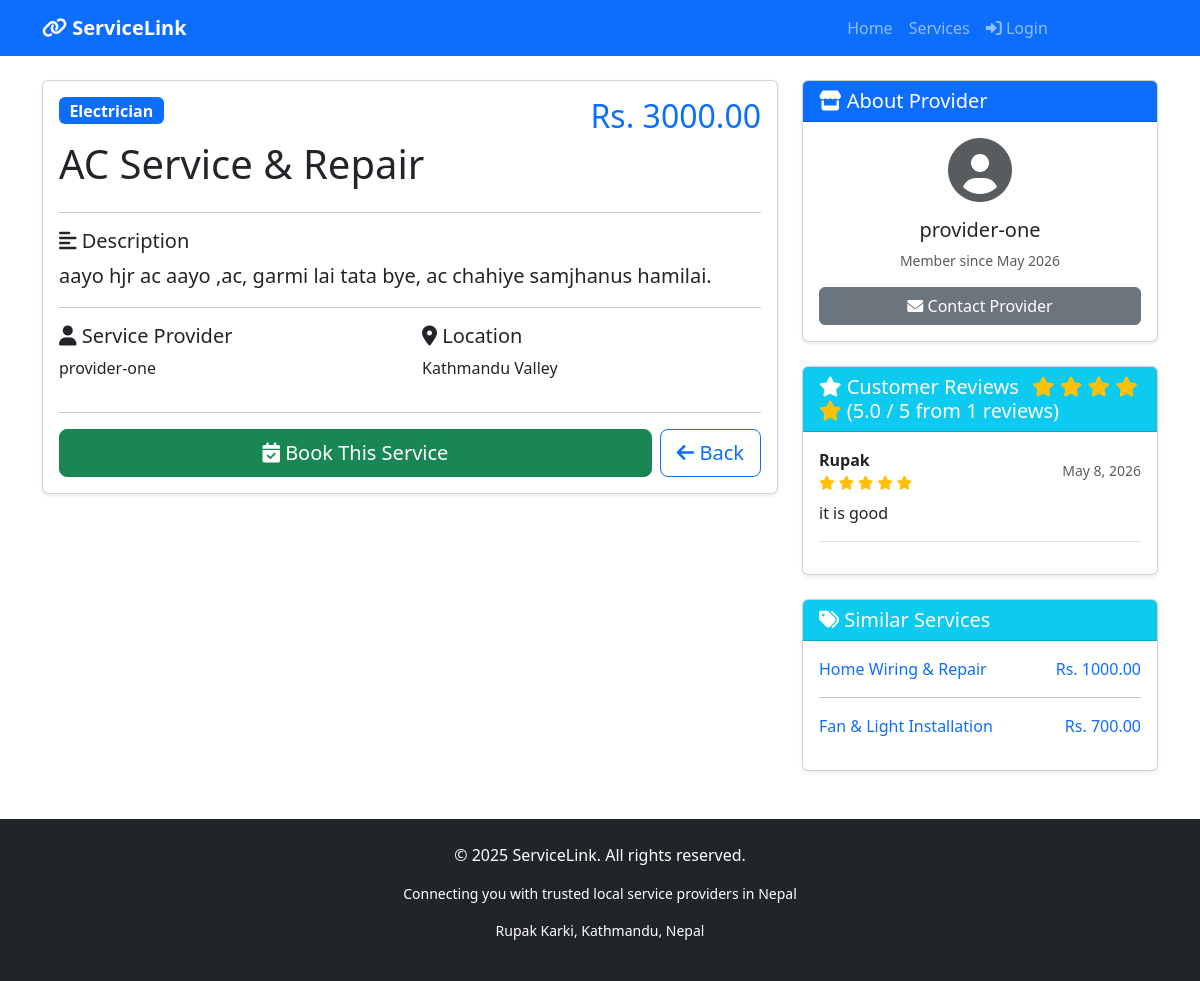
Page /services/6/ on the earlier database version.
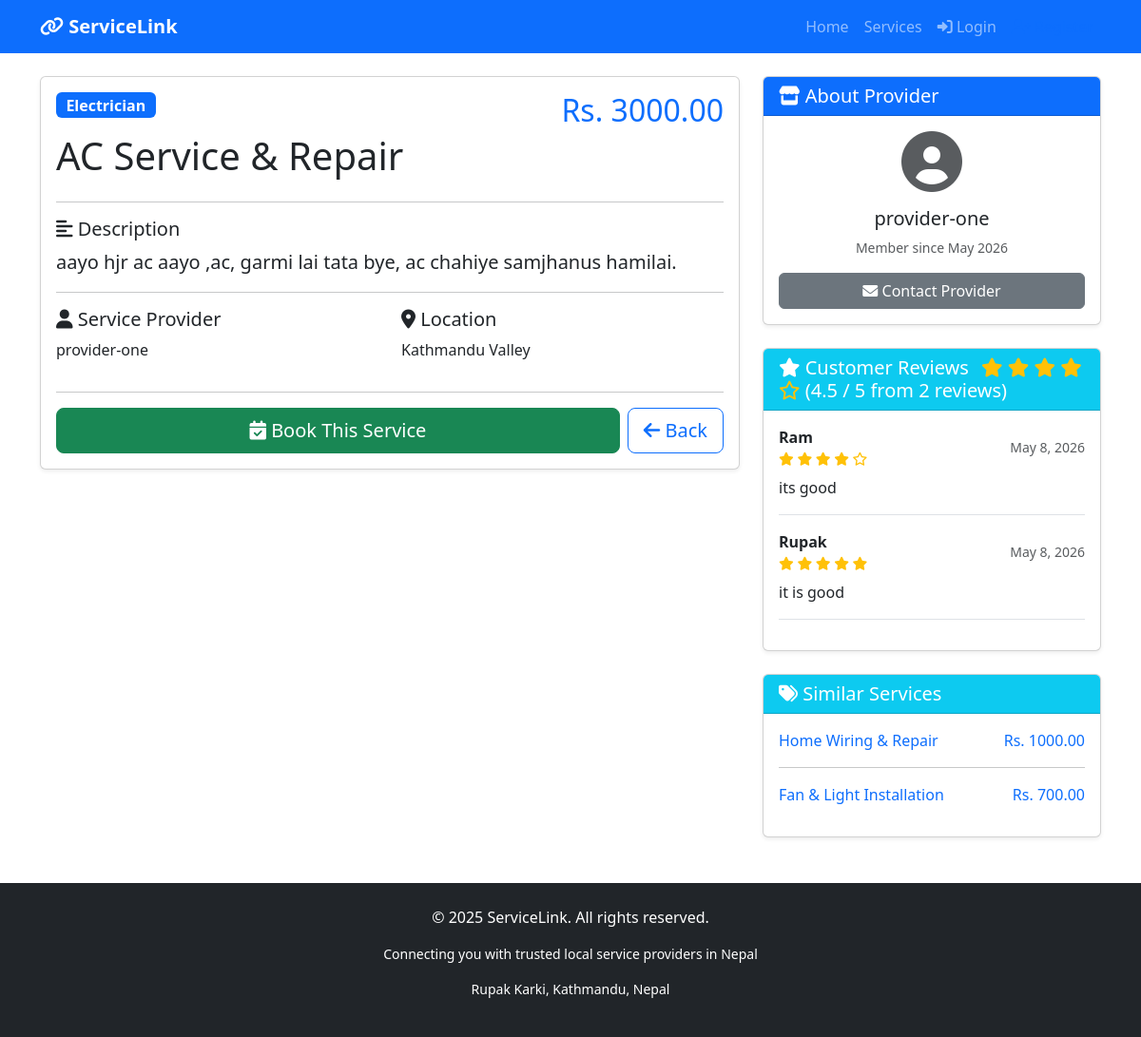
Same page on the later database version.
### services/models.py (models this page shows, shortened)
class Review(models.Model):
    booking = models.OneToOneField(Booking, on_delete=models.CASCADE, related_name='review')
    rating = models.IntegerField(choices=[(i, i) for i in range(1, 6)])  # 1 to 5 stars
    comment = models.TextField()
    created_at = models.DateTimeField(auto_now_add=True)
    class Meta:
        ordering = ['-created_at']

class Booking(models.Model):
    STATUS_CHOICES = [
        ('pending', 'Pending'),
        ('confirmed', 'Confirmed'),
        ('completed', 'Completed'),
        ('cancelled', 'Cancelled'),
    ]
    service = models.ForeignKey(Service, on_delete=models.CASCADE, related_name='bookings')
    customer = models.ForeignKey(User, on_delete=models.CASCADE, related_name='bookings')
    booking_date = models.DateTimeField()
    special_requests = models.TextField(blank=True)
    status = models.CharField(max_length=20, choices=STATUS_CHOICES, default='pending')
    created_at = models.DateTimeField(auto_now_add=True)
    updated_at = models.DateTimeField(auto_now=True)
    class Meta:
        ordering = ['-created_at']

class Service(models.Model):
    title = models.CharField(max_length=200)
    description = models.TextField()
    price = models.DecimalField(max_digits=10, decimal_places=2)
    category = models.ForeignKey(Category, on_delete=models.CASCADE)
    provider = models.ForeignKey(User, on_delete=models.CASCADE, related_name='services')
    image = models.ImageField(upload_to='services/', blank=True, null=True)
    location = models.CharField(max_length=200, blank=True)
    is_available = models.BooleanField(default=True)
    created_at = models.DateTimeField(auto_now_add=True)

### services/views.py (the view)
# urls.py: path('<int:pk>/', views.service_detail, name='service_detail'),
def service_detail(request, pk):
    service = get_object_or_404(Service, pk=pk, is_available=True)
    related_services = Service.objects.filter(
        category=service.category,
        is_available=True
    ).exclude(pk=pk)[:3]  # Show max 3 related services
    reviews = Review.objects.filter(booking__service=service)
    if reviews.exists():
        avg_rating = sum(r.rating for r in reviews) / reviews.count()
        avg_rating = round(avg_rating, 1)  # One decimal place
    else:
        avg_rating = 0
    context = {
        'service': service,
        'related_services': related_services,
        'reviews': reviews,
        'avg_rating': avg_rating,
        'review_count': reviews.count(),
    }
    return render(request, 'services/service_detail.html', context)

### services/templates/services/service_detail.html (shortened to what the changed rows need)
{% extends 'base.html' %}
{% block content %}
<div class="container mt-4">
    <div class="row">
        <div class="col-md-8">
            <div class="card shadow-sm">
                <div class="card-body">
                    <div class="d-flex justify-content-between align-items-start mb-3">
                        <div>
                            <h1 class="mt-3">{{ service.title }}</h1>
                        </div>
                        <h2 class="text-primary">Rs. {{ service.price }}</h2>
                    </div>
                </div>
            </div>
        </div>
        <div class="col-md-4">
            <div class="card shadow-sm mt-4">
                <div class="card-header bg-info text-white">
                    <h5 class="mb-0">
                        <i class="fas fa-star"></i> Customer Reviews
                        {% if avg_rating > 0 %}
                            <span class="ms-2">
                                {% for i in "12345"|make_list %}
                                    {% if forloop.counter <= avg_rating %}
                                        <i class="fas fa-star text-warning"></i>
                                    {% else %}
                                        {% if forloop.counter <= avg_rating|add:0.5 %}
                                            <i class="fas fa-star-half-alt text-warning"></i>
                                        {% else %}
                                            <i class="far fa-star text-warning"></i>
                                        {% endif %}
                                    {% endif %}
                                {% endfor %}
                                ({{ avg_rating }} / 5 from {{ review_count }} reviews)
                            </span>
                        {% endif %}
                    </h5>
                </div>
                <div class="card-body">
                    {% if reviews %}
                        {% for review in reviews %}
                            <div class="border-bottom mb-3 pb-3">
                                <div class="d-flex justify-content-between align-items-center">
                                    <div>
                                        <strong>{{ review.booking.customer.username }}</strong>
                                        <div class="text-warning small">
                                            {% for i in "12345"|make_list %}
                                                {% if forloop.counter <= review.rating %}
                                                    <i class="fas fa-star"></i>
                                                {% else %}
                                                    <i class="far fa-star"></i>
                                                {% endif %}
                                            {% endfor %}
                                        </div>
                                    </div>
                                    <small class="text-muted">
                                        {{ review.created_at|date:"F j, Y" }}
                                    </small>
                                </div>
                                <p class="mt-2 mb-0">{{ review.comment }}</p>
                            </div>
                        {% endfor %}
                    {% endif %}
                </div>
            </div>
            {% if related_services %}
                <div class="card shadow-sm mt-4">
                    <div class="card-body">
                        {% for related in related_services %}
                            <div class="mb-3">
                                <a href="{% url 'service_detail' related.id %}" class="text-decoration-none">
                                    <div class="d-flex justify-content-between">
                                        <span>{{ related.title|truncatechars:25 }}</span>
                                        <span class="text-primary">Rs. {{ related.price }}</span>
                                    </div>
                                </a>
                            </div>
                            {% if not forloop.last %}<hr>{% endif %}
                        {% endfor %}
                    </div>
                </div>
            {% endif %}
        </div>
    </div>
</div>
{% endblock %}

Differences in the rows shown:
added Review: booking.customer.username "Ram", rating 4 (drawn), created_at "May 8, 2026", comment "its good"
Other differences:
{{ avg_rating }}: "5.0" → "4.5"
{{ review_count }}: "1" → "2"
